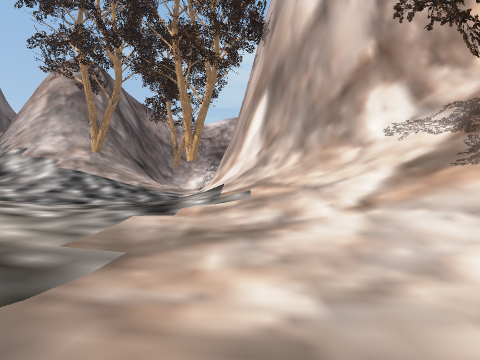
[1] (above)

19 first-person views from a walk through a Unity game level. The camera is 1.5 m above the floor, looks level and sees 80° across. The floor is counted in squares, 2 m on a side. Each view is taken from the middle of a square. On the plan, view 1 faces up. The plan holds only what a view shows up to about 10 squares ahead; the rest is blank. The place goes on beyond the plan. The player is left out. Some surface patterns are stand-ins.

[2]
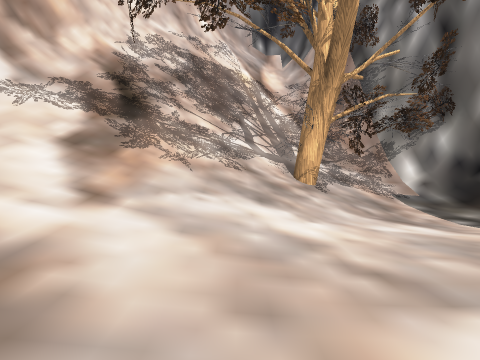

[3]
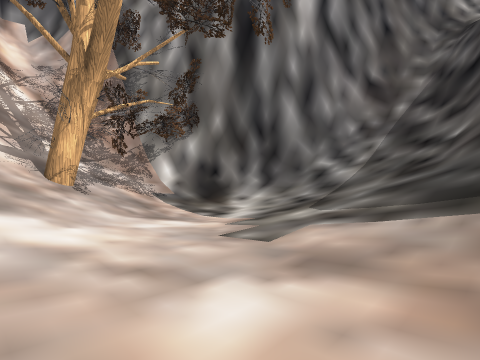

[4]
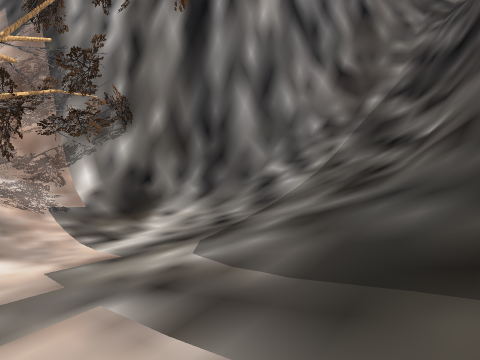

[5]
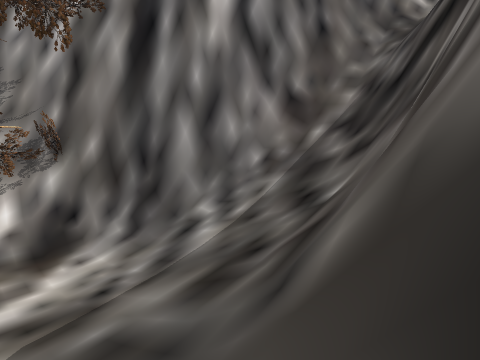

[6]
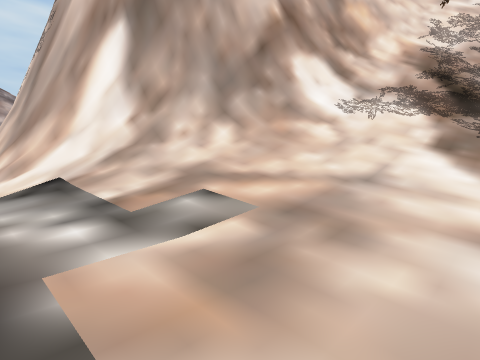

[7]
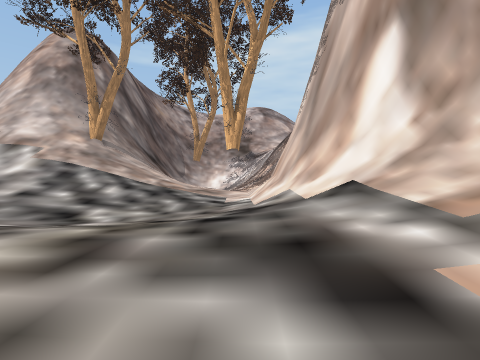

[8]
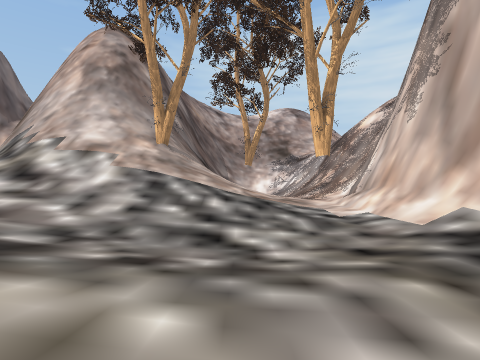

[9]
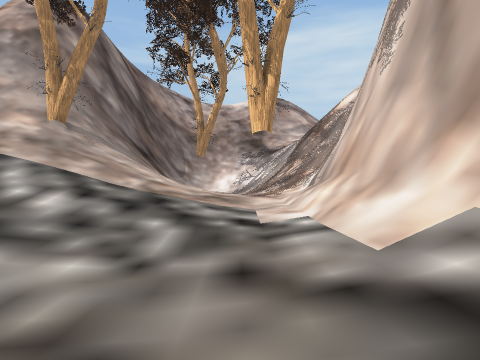

[10]
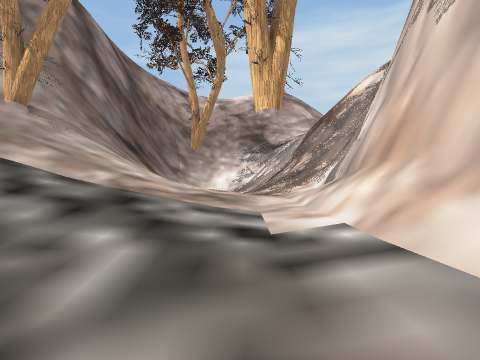

[11]
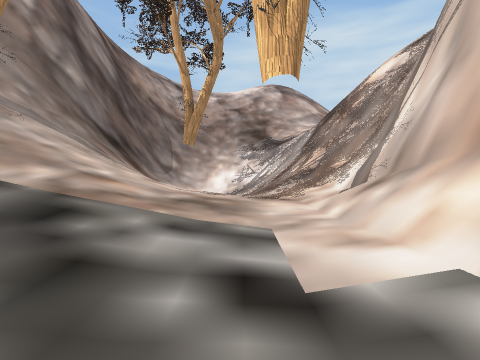

[12]
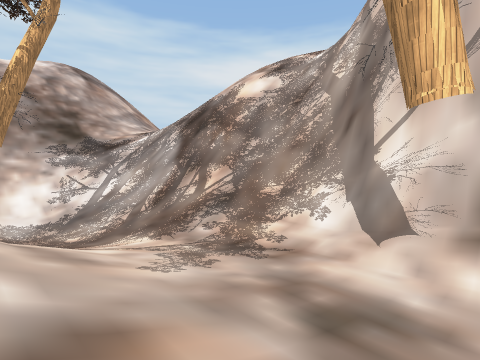

[13]
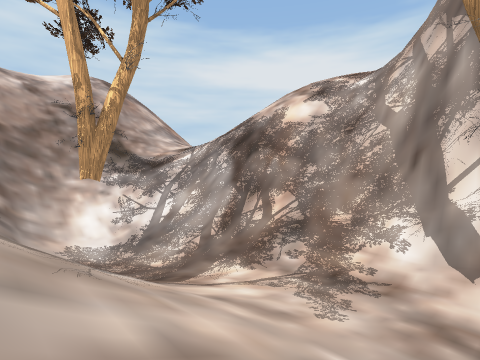

[14]
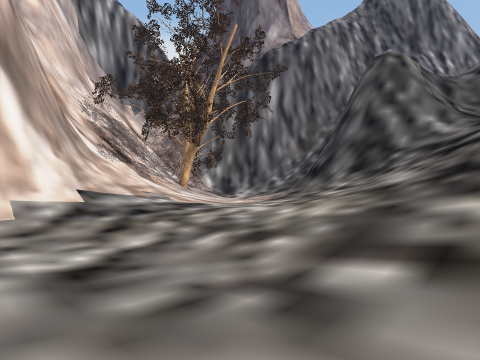

[15]
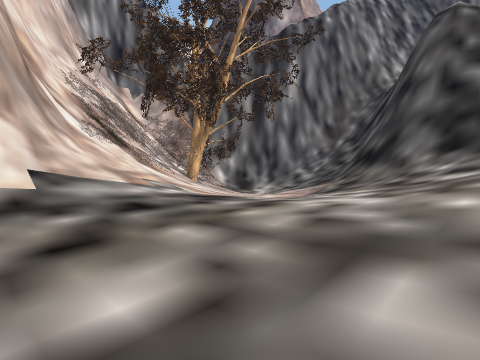

[16]
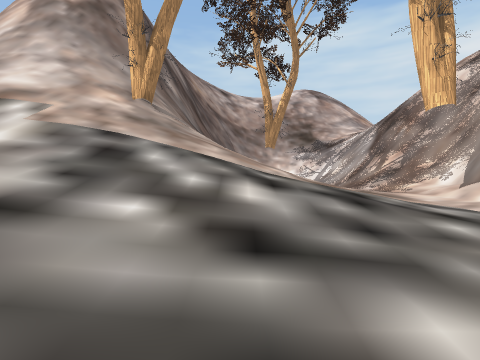

[17]
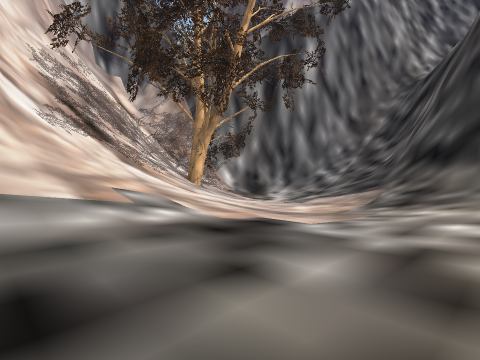

[18]
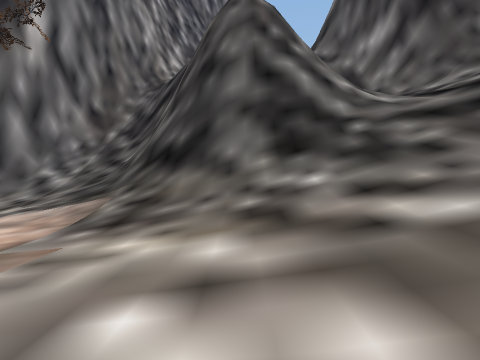

[19]
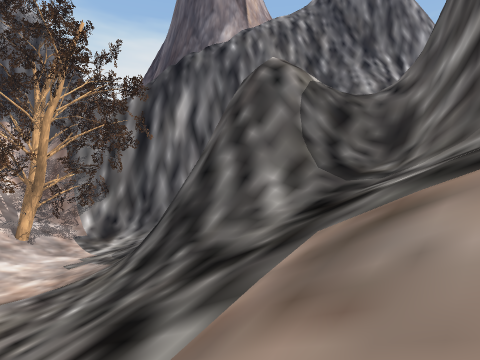

### Floor plan
Key: @ floor where view 1 was taken; # wall or solid block; x gap in a wall; . main floor; : floor 0.75 m higher than the main floor; - floor 0.75 m lower than the main floor; + floor 8 m higher than the main floor; / step, stairs or slope; = window, fence, low wall or low ledge; v drop or lower ground.
Columns run from 15 left of view 1 to 10 right of it. Each row starts with its distance up from view 1.
 30          --/
 29          --//
 28          --///
 27          /-.//##
 26          /-.///##
 25    ##/// /..///##v
 24    ///////...//##
 23 //////////...//####
 22 ////#////:....##
 21 /////////:.../##
 20  ////////:.../#
 19   ///////..../#
 18    /////:..../#
 17 ////////...../#
 16 :://///....-./#
 15  :.......---./#
 14   .....-----./##
 13    ...------.//##
 12    ....----...//##
 11    /..........///####
 10    //..........////######
  9     //:........////////=##
  8     ///:......./////////##
  7     ///:......../////////#
  6     ////:........////////
  5  /  /////:....-..////////
  4  /////////....---.///////
  3  ///////////..----.///=///
  2  ////////////..-----//#///
  1  //////////////.-----/=///
  0  ///////####///@.-----/=x
 -1   /////######////.-----//#
 -2   /////###  ##////.----/##
 -3   //+//##    ##/////--/###
 -4   #=//##      #///////=##
 -5   ##//        #///////##
 -6    ##         ##/////##
 -7     #          #////##
 -8                #///###
 -9               v##//##
-10               v##/=#
-11                v###

Positions as (right, up) in squares from view 1, and headings:
1: (0, 0), facing up
2: (-1, 4), facing right
3: (-1, 4), facing down-right
4: (-1, 1), facing down-right
5: (-2, -1), facing down-right
6: (-2, 6), facing up-right
7: (-3, 6), facing up
8: (-7, 7), facing up
9: (-4, 11), facing up
10: (-4, 13), facing up
11: (-4, 15), facing up
12: (-7, 19), facing up-right
13: (-9, 20), facing up-right
14: (-12, 15), facing down-right
15: (-8, 13), facing down-right
16: (-8, 13), facing up
17: (-5, 11), facing down-right
18: (-5, 8), facing down
19: (-14, 5), facing down-right
